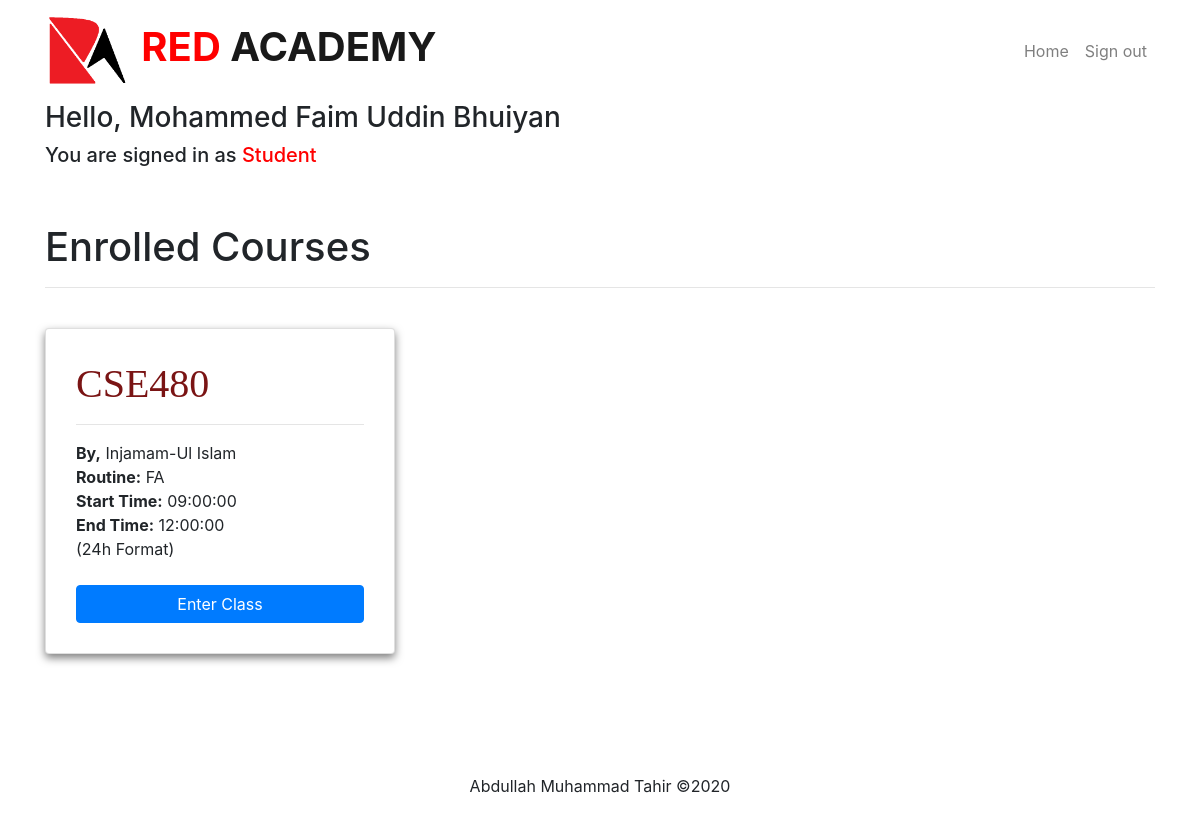
Screenshot of /enrolled_course.php (signed in) with the database file from the repository.
### tables this page shows
CREATE TABLE `courseinfo` (
  `coursename` varchar(50) NOT NULL,
  `routine` text NOT NULL,
  `teacher` text NOT NULL,
  `teacher_email` varchar(50) NOT NULL,
  `stdname` text NOT NULL,
  `stdemail` varchar(50) NOT NULL,
  `enroll_date` date NOT NULL,
  `drop_req` text NOT NULL
);

CREATE TABLE `courses` (
  `coursename` varchar(50) NOT NULL,
  `teacher` text NOT NULL,
  `teacher_email` varchar(50) NOT NULL,
  `routine` text NOT NULL,
  `start` time NOT NULL,
  `end` time NOT NULL
);

### enrolled_course.php (the view, shortened to what this page needs)
<!DOCTYPE html>
<html lang="en" dir="ltr">
  <head>
    <link rel="stylesheet" href="css/bootstrap.min.css">
    <link rel="stylesheet" href="css/custom.css">
  </head>
  <body>
    <nav class="navbar navbar-expand-lg navbar-light">
      <div class="container">
        <a class="navbar-brand" href="homepage.php">
          <img src="photos/logo.png" height="75" class="d-inline-block" alt="Business"> <b><font color="red"> RED </font> ACADEMY </b>
        </a>
         <div class="collapse navbar-collapse" id="navbarSupportedContent">
           <ul class="navbar-nav ml-auto">
             <li class="nav-item">
               <a class="nav-link" href="homepage.php">Home</a>
             </li>
             <li class="nav-item">
               <a class="nav-link" href="sign_out.php">Sign out</a>
             </li>
           </ul>
         </div>
     </div>
   </nav>
   <div class="container">
     <?php echo '<h3> Hello, '.$_SESSION['fname'].' '.$_SESSION['lname'].'</h3>'; ?>
       <h5>  You are signed in as <font color="red">Student </font>  </h5>
   </div>
   <br><br>
   <div class="container">
       <h1>Enrolled Courses</h1>
     <hr/>
   </div>
   <br>
   <div class="container">
       <?php
       $connection=mysqli_connect('localhost','root','','red_academy');
       $email= $_SESSION['email'];
       $query="select * from courseinfo where stdemail='$email'";
       $result=mysqli_query($connection,$query);
           if($result)
              {
                if(mysqli_num_rows($result)>0)
                    {
                      echo'<div class="row">';
                      while($ans=mysqli_fetch_array($result))
                        {
                                      $cname=$ans['coursename'];
                                      echo'<div class="col-md-4"><div class="card"><div class="cardcontainer">';
                                      $query2="select teacher, teacher_email, routine, start, end from courses where coursename='$cname'";
                                      $result2=mysqli_query($connection,$query2);
                                      $ans2=mysqli_fetch_array($result2);
                                      $teacher=$ans2['teacher'];
                                      $teacher_email=$ans2['teacher_email'];
                                      $routine=$ans2['routine'];
                                      $start=$ans2['start'];
                                      $end=$ans2['end'];
                                      echo'<b><h1><font style="font-family:algerian;" color="#7A1414">'.$ans['coursename'].'</font></h1></b><hr/>';
                                      echo'<b>By,</b> '.$teacher.'<br>';
                                      echo'<b>Routine:</b> '.$routine.'<br>';
                                      echo'<b>Start Time:</b> '.$start.'<br>';
                                      echo'<b>End Time:</b> '.$end.'<br>';
                                      echo'<form method="POST" action="attendance.php">
                                      <input type="hidden" name="coursename" value="'.$cname.'">
                                      <input type="hidden" name="teacher" value="'.$teacher.'">
                                      <input type="hidden" name="teacher_email" value="'.$teacher_email.'">
                                      <input type="hidden" name="routine" value="'.$routine.'">
                                      <input type="hidden" name="start" value="'.$start.'">
                                      <input type="hidden" name="end" value="'.$end.'"> (24h Format)<br><br>
                                      <input type="submit" class="btn btn-primary btn-block" value="Enter Class">
                                      </form>';
                                      echo'</div></div><br><br></div>';
                        }
                        echo'</div>';
                    }
                }
          else
          {
               echo "Nothing to show Here <br>";
          }
                          ?>
                      </div>
   <br><br><br>
  </body>
  <footer>
    <div class="container">
      <div class="middle">
        <p>Abdullah Muhammad Tahir &copy;2020</p>
      </div>
    </div>
  </footer>
</html>

### css/custom.css (style rules this page uses)
div.middle { text-align: center; }
.navbar-light .navbar-brand { font-size: 40px; }

### enrolled_course.php (style rules this page uses)
.card { box-shadow: 0 4px 8px 0 rgba(0,0,0,0.5); transition: 0.3s; }
.cardcontainer { padding: 30px 30px; }

### rows the page displays
courseinfo: coursename "CSE480", courses.teacher "Injamam-Ul Islam", courses.routine "FA", courses.start "09:00:00", courses.end "12:00:00"

### other values shown
$_SESSION['fname'] "Mohammed Faim"
$_SESSION['lname'] "Uddin Bhuiyan"
